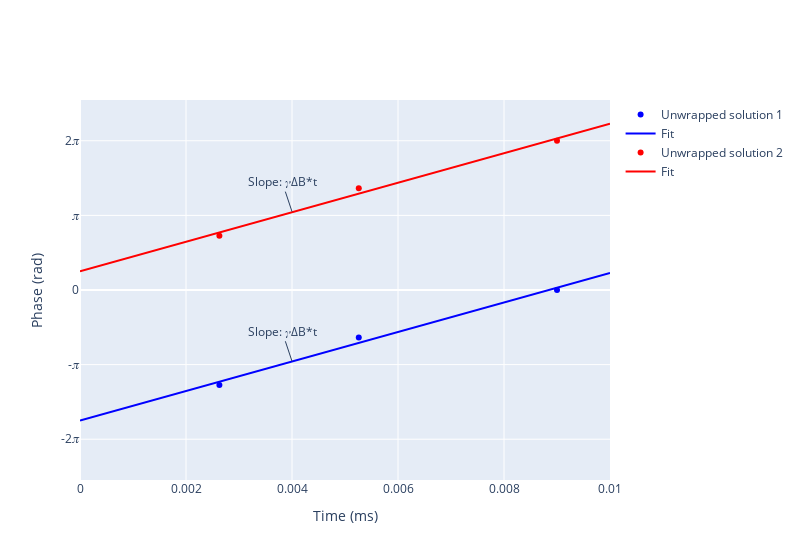

Source (notebook cell):
### Code cell
#| label: fig5p15cell

# Prepare Python environment

import numpy as np
import plotly.express as px
import os
import nibabel as nib
import numpy as np
from plotly.subplots import make_subplots
import plotly.graph_objects as go
import math
from sklearn.linear_model import LinearRegression
import copy
PI_UNICODE = "\U0001D70B"
DELTA_UNICODE = "\u0394"
GYRO_UNICODE = "\U0001D6FE"
GREEK_DELTA_UNICODE = "\u03B4"

phase1, phase2, phase3 = (-4, -2, 0)
beg = 0
end = 0.01
t = np.array([0.00263, 0.00526, 0.009])
n_echoes = len(t)
y1 = np.array([phase1, phase2, phase3])
y2 = y1 + 2 * math.pi

# Linear fit of the first line
reg1 = LinearRegression().fit(t.reshape(-1, 1), y1.reshape(-1,1))
fieldmap_rad1 = reg1.coef_[0]  # [rad / s]
fieldmap_intercept1 = reg1.intercept_[0]  # [rad / s]
t_predict1 = np.array([beg, end])
y_predict1 = reg1.predict(t_predict1.reshape(-1,1))[:,0]

# Linear fit of the second line
reg2 = LinearRegression().fit(t.reshape(-1, 1), y2.reshape(-1,1))
fieldmap_rad2 = reg2.coef_[0]  # [rad / s]
fieldmap_intercept2 = reg2.intercept_[0]  # [rad / s]
t_predict2 = np.array([beg, end])
y_predict2 = reg2.predict(t_predict2.reshape(-1,1))[:,0]

# Plot
fig = go.Figure()
fig.add_trace(go.Scatter(x=t, y=y1, mode='markers', marker=dict(color='blue'), name='Unwrapped solution 1'))
fig.add_trace(go.Scatter(x=t_predict1, y=y_predict1, mode='lines', marker=dict(color='blue'), name='Fit'))
fig.add_trace(go.Scatter(x=t, y=y2, mode='markers', marker=dict(color='red'), name='Unwrapped solution 2'))
fig.add_trace(go.Scatter(x=t_predict2, y=y_predict2, mode='lines', marker=dict(color='red'), name='Fit'))
fig.add_annotation(x=0.004, y=-3, text=f"Slope: {GYRO_UNICODE}{DELTA_UNICODE}B*t")
fig.add_annotation(x=0.004, y=3.3, text=f"Slope: {GYRO_UNICODE}{DELTA_UNICODE}B*t")
fig.update_xaxes(title_text="Time (ms)", range=[beg, end])
fig.update_yaxes(title_text="Phase (rad)", tickmode = 'array', range=[-8,8],
                 tickvals = [-2*math.pi, -math.pi, 0, math.pi, 2*math.pi],
                 ticktext = [f'-2{PI_UNICODE}', f'-{PI_UNICODE}', '0', f'{PI_UNICODE}', f'2{PI_UNICODE}'])
fig.update_layout({"width": 800})
fig.show()

### Figure 1 — Plotly figure (JSON) as saved in the notebook; plotly's stock layout.template omitted (floating-point values rounded to 4 significant figures)
{"data": [{"marker": {"color": "blue"}, "mode": "markers", "name": "Unwrapped solution 1", "type": "scatter", "x": [0.00263, 0.00526, 0.009], "y": [-4, -2, 0]}, {"marker": {"color": "blue"}, "mode": "lines", "name": "Fit", "type": "scatter", "x": [0, 0.01], "y": [-5.5, 0.7166]}, {"marker": {"color": "red"}, "mode": "markers", "name": "Unwrapped solution 2", "type": "scatter", "x": [0.00263, 0.00526, 0.009], "y": [2.283, 4.283, 6.283]}, {"marker": {"color": "red"}, "mode": "lines", "name": "Fit", "type": "scatter", "x": [0, 0.01], "y": [0.7833, 7.0]}], "layout": {"annotations": [{"text": "Slope: 𝛾ΔB*t", "x": 0.004, "y": -3}, {"text": "Slope: 𝛾ΔB*t", "x": 0.004, "y": 3.3}], "width": 800, "xaxis": {"range": [0, 0.01], "title": {"text": "Time (ms)"}}, "yaxis": {"range": [-8, 8], "tickmode": "array", "ticktext": ["-2𝜋", "-𝜋", "0", "𝜋", "2𝜋"], "tickvals": [-6.283, -3.142, 0, 3.142, 6.283], "title": {"text": "Phase (rad)"}}}}
